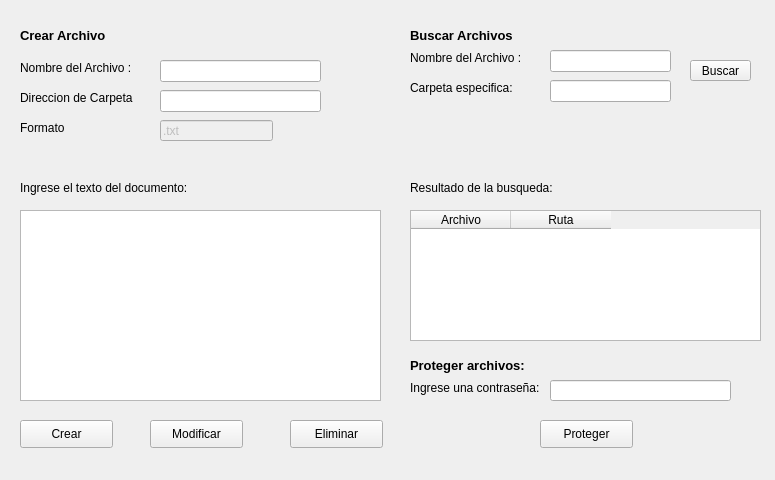
<?xml version="1.0" encoding="UTF-8"?>
<ui version="4.0">
 <class>Form</class>
 <widget class="QWidget" name="Form">
  <property name="geometry">
   <rect>
    <x>0</x>
    <y>0</y>
    <width>775</width>
    <height>480</height>
   </rect>
  </property>
  <property name="windowTitle">
   <string>Form</string>
  </property>
  <widget class="QLineEdit" name="NombreArchivo">
   <property name="geometry">
    <rect>
     <x>160</x>
     <y>60</y>
     <width>161</width>
     <height>22</height>
    </rect>
   </property>
  </widget>
  <widget class="QLabel" name="label">
   <property name="geometry">
    <rect>
     <x>20</x>
     <y>60</y>
     <width>131</width>
     <height>16</height>
    </rect>
   </property>
   <property name="text">
    <string>Nombre del Archivo : </string>
   </property>
  </widget>
  <widget class="QLabel" name="label_2">
   <property name="geometry">
    <rect>
     <x>20</x>
     <y>10</y>
     <width>151</width>
     <height>51</height>
    </rect>
   </property>
   <property name="font">
    <font>
     <pointsize>10</pointsize>
     <bold>true</bold>
    </font>
   </property>
   <property name="text">
    <string>Crear Archivo </string>
   </property>
  </widget>
  <widget class="QLabel" name="label_4">
   <property name="geometry">
    <rect>
     <x>20</x>
     <y>120</y>
     <width>161</width>
     <height>16</height>
    </rect>
   </property>
   <property name="text">
    <string>Formato </string>
   </property>
  </widget>
  <widget class="QLabel" name="label_3">
   <property name="geometry">
    <rect>
     <x>410</x>
     <y>10</y>
     <width>141</width>
     <height>51</height>
    </rect>
   </property>
   <property name="sizePolicy">
    <sizepolicy hsizetype="Preferred" vsizetype="Preferred">
     <horstretch>0</horstretch>
     <verstretch>0</verstretch>
    </sizepolicy>
   </property>
   <property name="font">
    <font>
     <pointsize>10</pointsize>
     <bold>true</bold>
    </font>
   </property>
   <property name="text">
    <string>Buscar Archivos</string>
   </property>
  </widget>
  <widget class="QLineEdit" name="NombreBuscar">
   <property name="geometry">
    <rect>
     <x>550</x>
     <y>50</y>
     <width>121</width>
     <height>22</height>
    </rect>
   </property>
  </widget>
  <widget class="QLabel" name="label_5">
   <property name="geometry">
    <rect>
     <x>410</x>
     <y>50</y>
     <width>131</width>
     <height>16</height>
    </rect>
   </property>
   <property name="text">
    <string>Nombre del Archivo : </string>
   </property>
  </widget>
  <widget class="QPushButton" name="btn_Crear">
   <property name="geometry">
    <rect>
     <x>20</x>
     <y>420</y>
     <width>93</width>
     <height>28</height>
    </rect>
   </property>
   <property name="text">
    <string>Crear</string>
   </property>
  </widget>
  <widget class="QPushButton" name="btn_Modificar">
   <property name="geometry">
    <rect>
     <x>150</x>
     <y>420</y>
     <width>93</width>
     <height>28</height>
    </rect>
   </property>
   <property name="text">
    <string>Modificar</string>
   </property>
  </widget>
  <widget class="QPushButton" name="btn_Eliminar">
   <property name="geometry">
    <rect>
     <x>290</x>
     <y>420</y>
     <width>93</width>
     <height>28</height>
    </rect>
   </property>
   <property name="text">
    <string>Eliminar</string>
   </property>
  </widget>
  <widget class="QPushButton" name="btn_Buscar">
   <property name="geometry">
    <rect>
     <x>690</x>
     <y>60</y>
     <width>61</width>
     <height>21</height>
    </rect>
   </property>
   <property name="text">
    <string>Buscar</string>
   </property>
  </widget>
  <widget class="QLabel" name="label_9">
   <property name="geometry">
    <rect>
     <x>20</x>
     <y>90</y>
     <width>131</width>
     <height>16</height>
    </rect>
   </property>
   <property name="text">
    <string>Direccion de Carpeta</string>
   </property>
  </widget>
  <widget class="QLineEdit" name="DireccionCarpeta">
   <property name="geometry">
    <rect>
     <x>160</x>
     <y>90</y>
     <width>161</width>
     <height>22</height>
    </rect>
   </property>
  </widget>
  <widget class="QTableWidget" name="tw_Mostrar">
   <property name="geometry">
    <rect>
     <x>410</x>
     <y>210</y>
     <width>351</width>
     <height>131</height>
    </rect>
   </property>
   <column>
    <property name="text">
     <string>Archivo</string>
    </property>
   </column>
   <column>
    <property name="text">
     <string>Ruta</string>
    </property>
   </column>
  </widget>
  <widget class="QPlainTextEdit" name="txtEscribir">
   <property name="geometry">
    <rect>
     <x>20</x>
     <y>210</y>
     <width>361</width>
     <height>191</height>
    </rect>
   </property>
  </widget>
  <widget class="QLabel" name="label_10">
   <property name="geometry">
    <rect>
     <x>410</x>
     <y>80</y>
     <width>131</width>
     <height>16</height>
    </rect>
   </property>
   <property name="text">
    <string>Carpeta especifica:</string>
   </property>
  </widget>
  <widget class="QLineEdit" name="RutaBuscar">
   <property name="geometry">
    <rect>
     <x>550</x>
     <y>80</y>
     <width>121</width>
     <height>22</height>
    </rect>
   </property>
  </widget>
  <widget class="QLabel" name="label_6">
   <property name="geometry">
    <rect>
     <x>20</x>
     <y>180</y>
     <width>191</width>
     <height>16</height>
    </rect>
   </property>
   <property name="text">
    <string>Ingrese el texto del documento:</string>
   </property>
  </widget>
  <widget class="QLabel" name="label_7">
   <property name="geometry">
    <rect>
     <x>410</x>
     <y>180</y>
     <width>191</width>
     <height>16</height>
    </rect>
   </property>
   <property name="text">
    <string>Resultado de la busqueda:</string>
   </property>
  </widget>
  <widget class="QPushButton" name="btn_Proteger">
   <property name="geometry">
    <rect>
     <x>540</x>
     <y>420</y>
     <width>93</width>
     <height>28</height>
    </rect>
   </property>
   <property name="text">
    <string>Proteger</string>
   </property>
  </widget>
  <widget class="QLabel" name="label_8">
   <property name="geometry">
    <rect>
     <x>20</x>
     <y>150</y>
     <width>49</width>
     <height>16</height>
    </rect>
   </property>
   <property name="text">
    <string/>
   </property>
  </widget>
  <widget class="QLabel" name="label_11">
   <property name="geometry">
    <rect>
     <x>410</x>
     <y>380</y>
     <width>131</width>
     <height>16</height>
    </rect>
   </property>
   <property name="text">
    <string>Ingrese una contraseña:</string>
   </property>
  </widget>
  <widget class="QLineEdit" name="txt_clave">
   <property name="geometry">
    <rect>
     <x>550</x>
     <y>380</y>
     <width>181</width>
     <height>21</height>
    </rect>
   </property>
  </widget>
  <widget class="QLabel" name="label_13">
   <property name="geometry">
    <rect>
     <x>410</x>
     <y>340</y>
     <width>141</width>
     <height>51</height>
    </rect>
   </property>
   <property name="sizePolicy">
    <sizepolicy hsizetype="Preferred" vsizetype="Preferred">
     <horstretch>0</horstretch>
     <verstretch>0</verstretch>
    </sizepolicy>
   </property>
   <property name="font">
    <font>
     <pointsize>10</pointsize>
     <bold>true</bold>
    </font>
   </property>
   <property name="text">
    <string>Proteger archivos:</string>
   </property>
  </widget>
  <widget class="QLineEdit" name="Formato">
   <property name="enabled">
    <bool>false</bool>
   </property>
   <property name="geometry">
    <rect>
     <x>160</x>
     <y>120</y>
     <width>113</width>
     <height>21</height>
    </rect>
   </property>
   <property name="text">
    <string>.txt</string>
   </property>
  </widget>
 </widget>
 <resources/>
 <connections/>
</ui>
